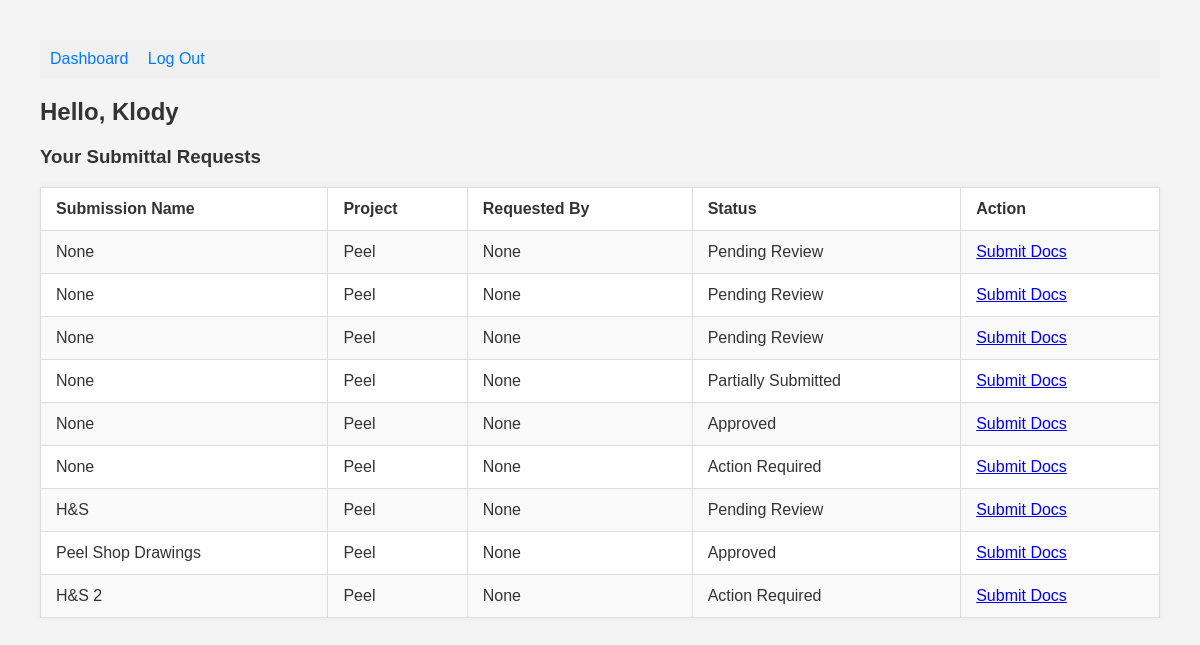
Page /submitter_dashboard (signed in) on the committed database.
### tables this page shows
CREATE TABLE submitting_users (
    id INTEGER PRIMARY KEY AUTOINCREMENT,
    login TEXT UNIQUE NOT NULL,
    password TEXT NOT NULL,
    email TEXT NOT NULL,
    token TEXT UNIQUE NOT NULL,
    invited_by INTEGER NOT NULL, name TEXT,
    FOREIGN KEY (invited_by) REFERENCES admin_users(id)
);

CREATE TABLE "requests" (
    id INTEGER PRIMARY KEY AUTOINCREMENT,
    project_id INTEGER NOT NULL,
    submitter_id INTEGER NOT NULL,
    requirement_set_id INTEGER NOT NULL,
    admin_id INTEGER NOT NULL,
    token TEXT UNIQUE,
    status TEXT DEFAULT 'pending review',
    date_requested TEXT DEFAULT CURRENT_TIMESTAMP
, name TEXT, description TEXT);

CREATE TABLE project (
    id INTEGER PRIMARY KEY AUTOINCREMENT,
    project_number INTEGER NOT NULL,
    project_name TEXT NOT NULL,
    project_admin_id INTEGER NOT NULL,
    FOREIGN KEY (project_admin_id) REFERENCES admin_users(id)
);

### app.py (the view)
@app.route("/submitter_dashboard", methods=['GET', 'POST'])
def submitter_dashboard():
    if not session.get("submitter"):
        return redirect("/login")
    db = get_db()
    submitter_id = session.get("id")
    if not submitter_id and not session.get("submitter"):
        return redirect("/submitter_login")
    submitter = db.execute("SELECT * FROM submitting_users WHERE id = ?", (submitter_id,)).fetchone()
    sub_requests = db.execute("""
    SELECT
        requests.project_id,
        requests.admin_id,
        requests.token,
        requests.status,
        requests.name as request_name,
        admin_users.name AS gc_name,
        project.project_name
    FROM requests
    JOIN admin_users ON requests.admin_id = admin_users.id
    JOIN project ON requests.project_id = project.id
    WHERE requests.submitter_id = ?
""", (submitter_id,)).fetchall()
    return render_template("submitter_dashboard.html", submitter=submitter, sub_requests=sub_requests)

### app.py (called while the page is built)
def get_db():
    conn = sqlite3.connect("database.db")
    conn.row_factory = sqlite3.Row
    return conn

### templates/submitter_dashboard.html (shortened to what this page needs)
<!DOCTYPE html>
<html lang="en">
<head>
    <link rel="stylesheet" href="{{ url_for('static', filename='style.css') }}">
</head>
<body>
    <nav style="background-color: #f0f0f0; padding: 10px;">
        <a href="/submitter_dashboard" style="margin-right: 15px;">Dashboard</a>
        <a href="/logout">Log Out</a>
    </nav>
    <h2>Hello, {{ submitter['login'] }}</h2>
    <h3>Your Submittal Requests</h3>
    <table border="1" cellpadding="8" cellspacing="0">
        <tr>
            <th>Submission Name</th>
            <th>Project</th>
            <th>Requested By</th>
            <th>Status</th>
            <th>Action</th>
        </tr>
        {% for req in sub_requests %}
        <tr>
            <td>{{ req.request_name }}</td>
            <td>{{ req.project_name }}</td>
            <td>{{ req.gc_name }}</td>
            <td>{{ req.status.replace("_", " ").title() }}</td>
            <td><a href="/submission/{{ req.token }}">Submit Docs</a></td>
        </tr>
        {% else %}
        <tr>
            <td colspan="4">You have no active submittal requests.</td>
        </tr>
        {% endfor %}
    </table>
</body>
</html>

### static/style.css (style rules this page uses)
body { font-family: Arial, sans-serif; margin: 40px; background-color: #f4f4f4; color: #333; }
nav { background-color: #f0f0f0; padding: 10px; margin-bottom: 20px; }
nav a { margin-right: 15px; text-decoration: none; color: #007bff; }
h1, h2, h3 { color: #333; }
table { width: 100%; border-collapse: collapse; background-color: #fff; box-shadow: 0 0 8px rgba(0, 0, 0, 0.05); }
th, td { padding: 12px 15px; border: 1px solid #ddd; text-align: left; }
tr:nth-child(even) { background-color: #f9f9f9; }

### rows in the picture
submitting_users: login "Klody"
requests: request_name "None", project_name "Peel", gc_name "None", status.replace "Pending Review"
requests: request_name "None", project_name "Peel", gc_name "None", status.replace "Pending Review"
requests: request_name "None", project_name "Peel", gc_name "None", status.replace "Pending Review"
requests: request_name "None", project_name "Peel", gc_name "None", status.replace "Partially Submitted"
requests: request_name "None", project_name "Peel", gc_name "None", status.replace "Approved"
requests: request_name "None", project_name "Peel", gc_name "None", status.replace "Action Required"
requests: request_name "H&S", project_name "Peel", gc_name "None", status.replace "Pending Review"
requests: request_name "Peel Shop Drawings", project_name "Peel", gc_name "None", status.replace "Approved"
requests: request_name "H&S 2", project_name "Peel", gc_name "None", status.replace "Action Required"
